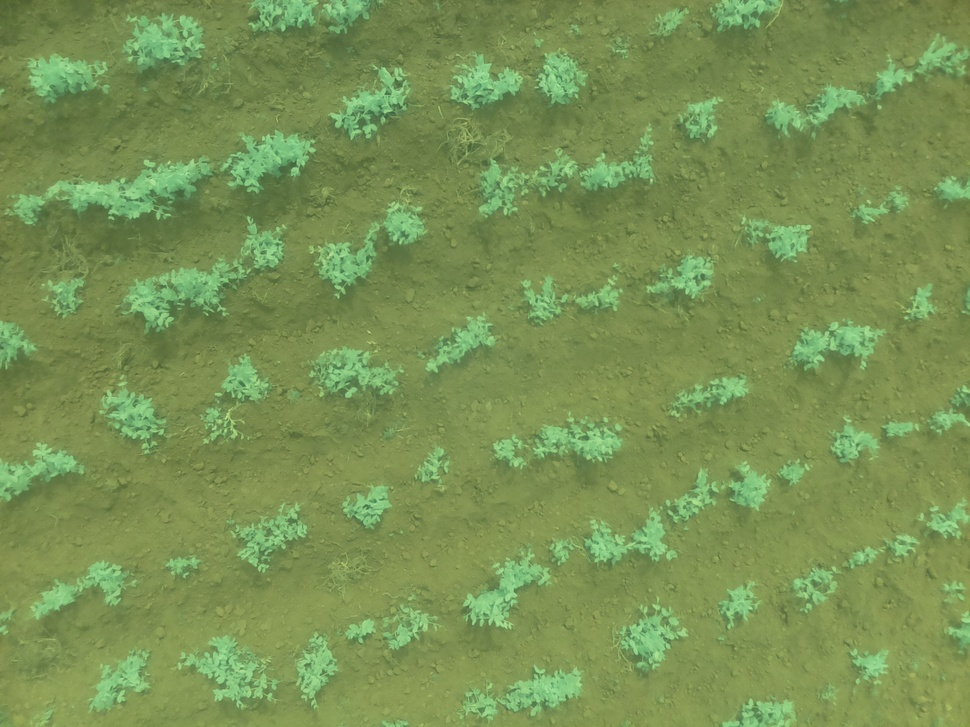
#> input picture probes/sanfernando.jpg, 970 x 727 px, shrunk from 2592 x 1944 before the run
$ python FuncionCounWithNDVI.py   (Python 2 division)
#> lines starting #> are read from the running program, lines starting #| are printed output that depends on the picture
import time
import numpy as np
from matplotlib import pyplot as plt
import cv2
import funciones


# [139 lines left out: function count, not called in this run]


imgOriginal = cv2.imread('probes/sanfernando.jpg')            # read next frame
#> imgOriginal is the input picture: shape (727, 970, 3); mean B, G, R 84.2, 146.5, 121.3
b, g, r = cv2.split(imgOriginal)
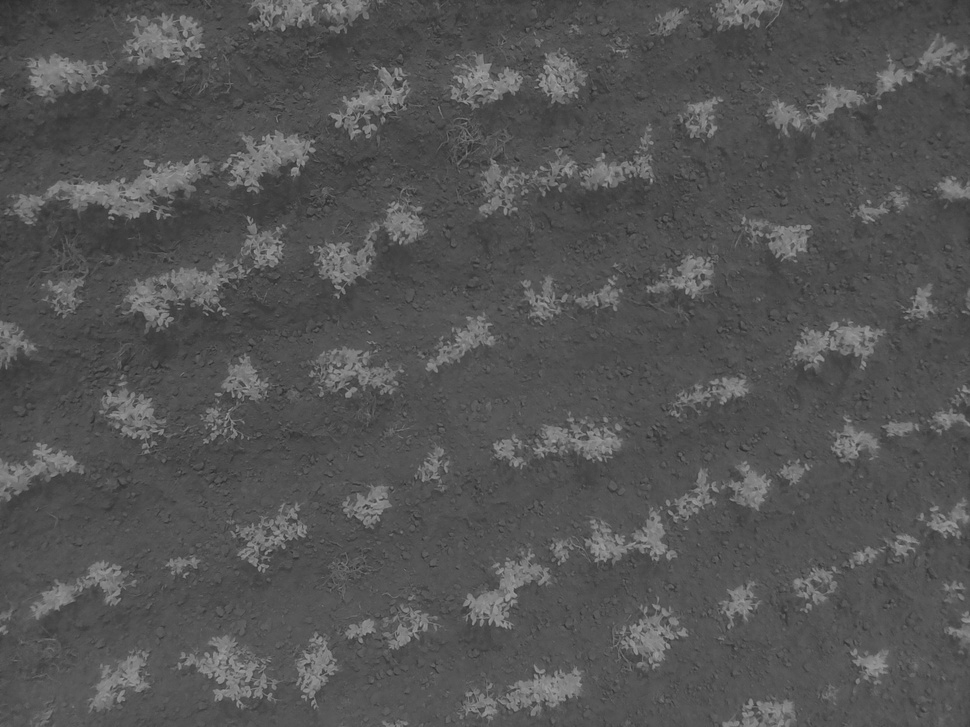
#> b: shape (727, 970); min 40, max 164, mean 84.2
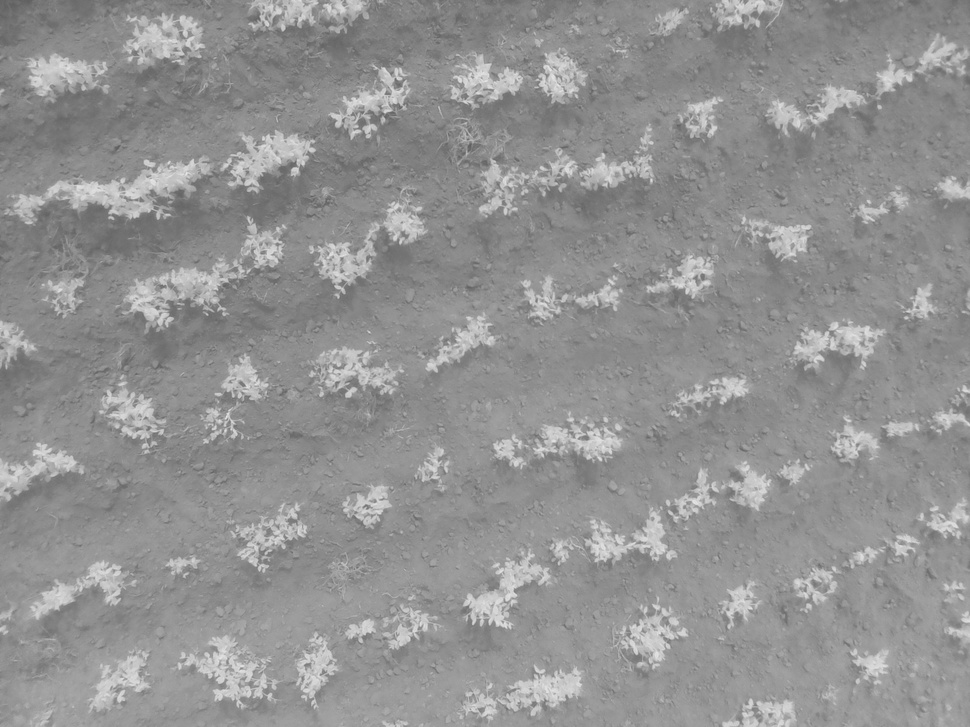
#> g: shape (727, 970); min 93, max 233, mean 146.5
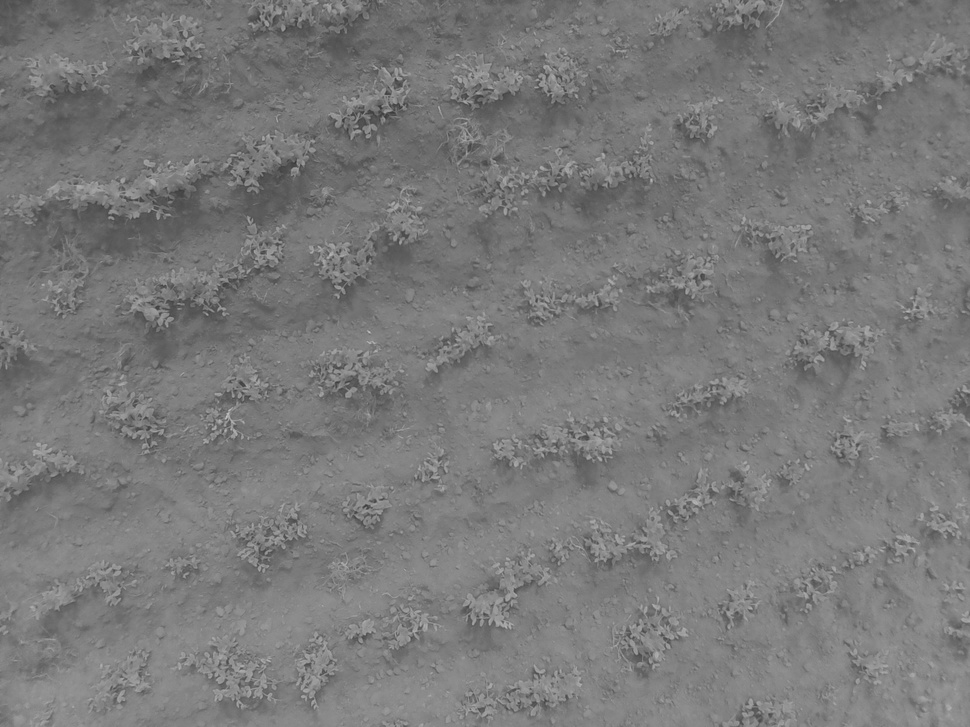
#> r: shape (727, 970); min 52, max 195, mean 121.3

cv2.imshow('GoldenGate',imgOriginal)

color = ('b','g','r')
for channel,col in enumerate(color):
	histr = cv2.calcHist([imgOriginal],[channel],None,[256],[0,256])
	plt.plot(histr,color = col)
	plt.xlim([0,256])
plt.title('Histograma')
#> (the run stopped early here; a loop or call above may not have finished)

$ run again, with probes/1100002.jpg copied over probes/sanfernando.jpg
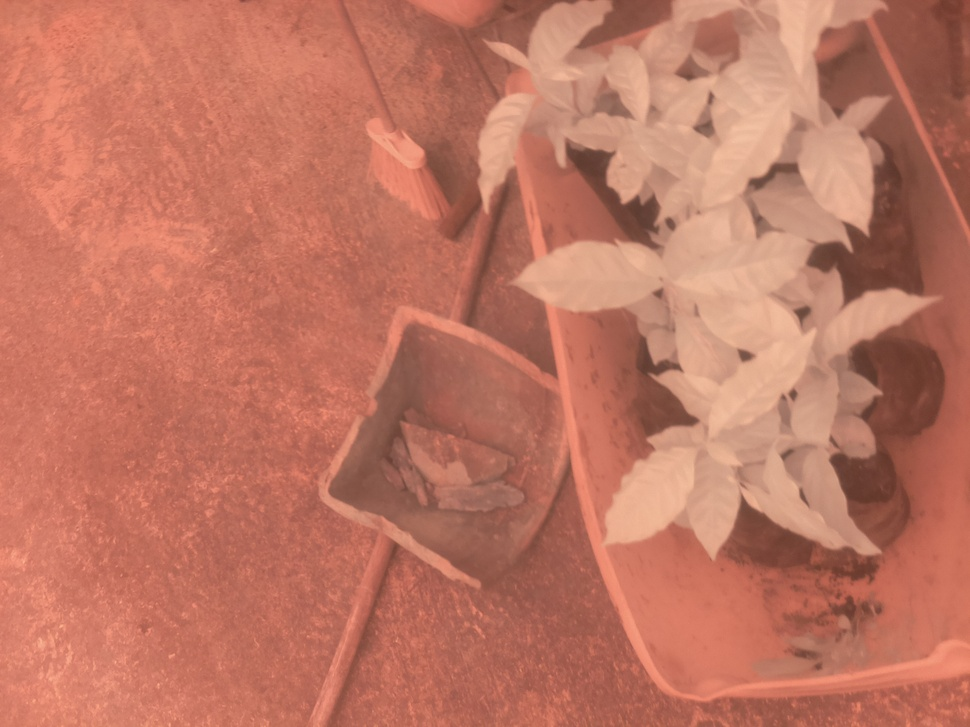
#> input picture probes/1100002.jpg, 970 x 727 px, shrunk from 2592 x 1944 before the run
#> imgOriginal is the input picture: shape (727, 970, 3); mean B, G, R 98.3, 117.8, 191.1
#> `b, g, r = cv2.split(imgOriginal)`:
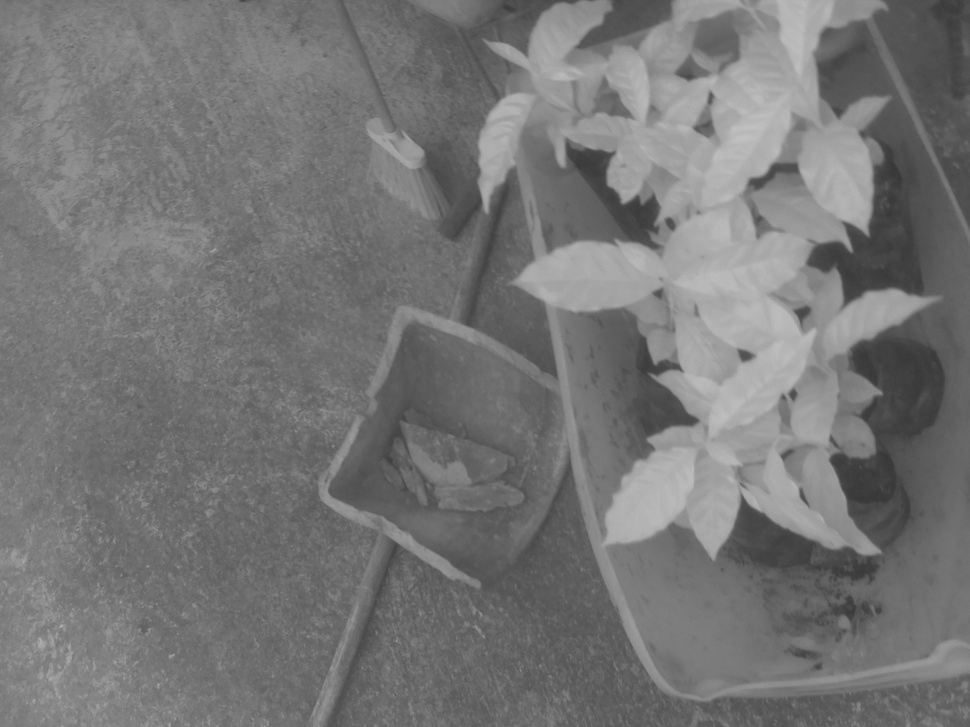
#> g: shape (727, 970); min 55, max 194, mean 117.8
#> `b, g, r = cv2.split(imgOriginal)`:
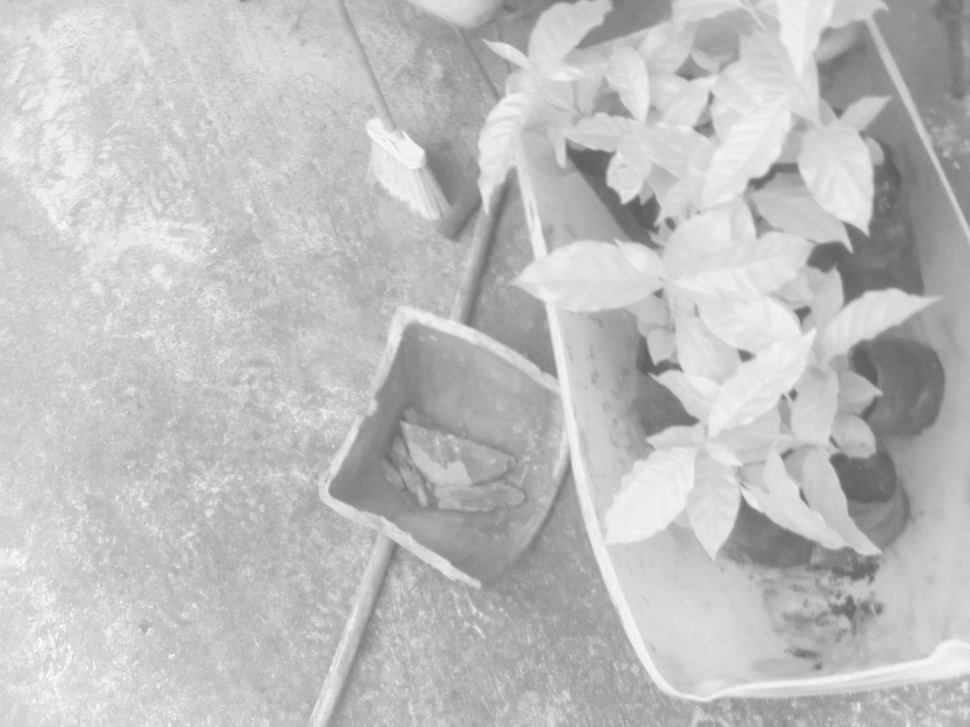
#> r: shape (727, 970); min 93, max 255, mean 191.1

$ run again, with probes/1100016.jpg copied over probes/sanfernando.jpg
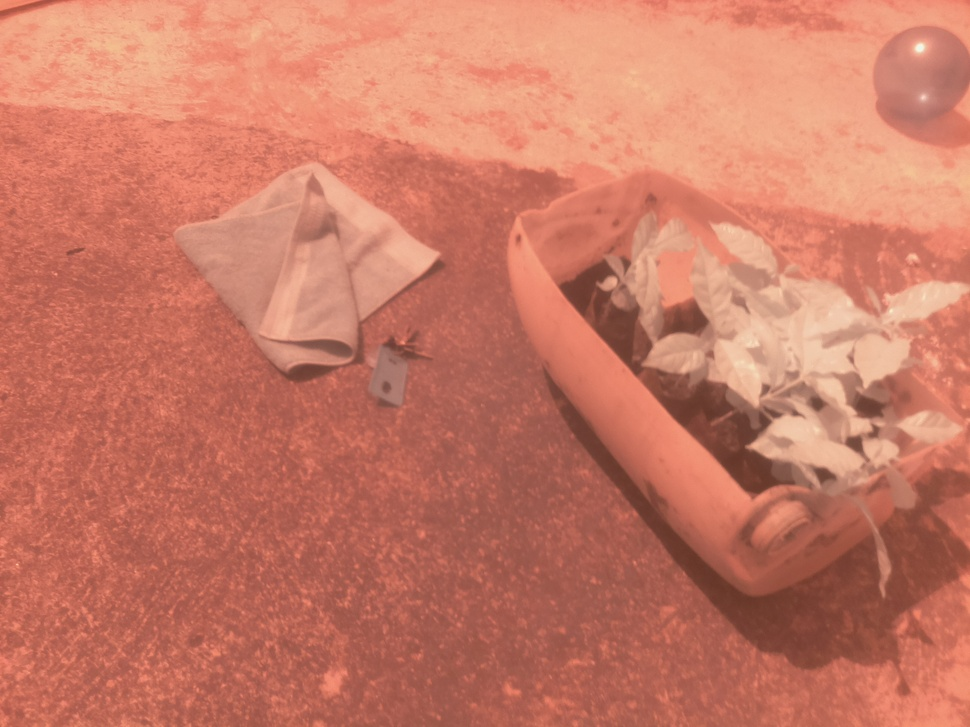
#> input picture probes/1100016.jpg, 970 x 727 px, shrunk from 2592 x 1944 before the run
#> imgOriginal is the input picture: shape (727, 970, 3); mean B, G, R 101.1, 121.3, 201
#> `b, g, r = cv2.split(imgOriginal)`:
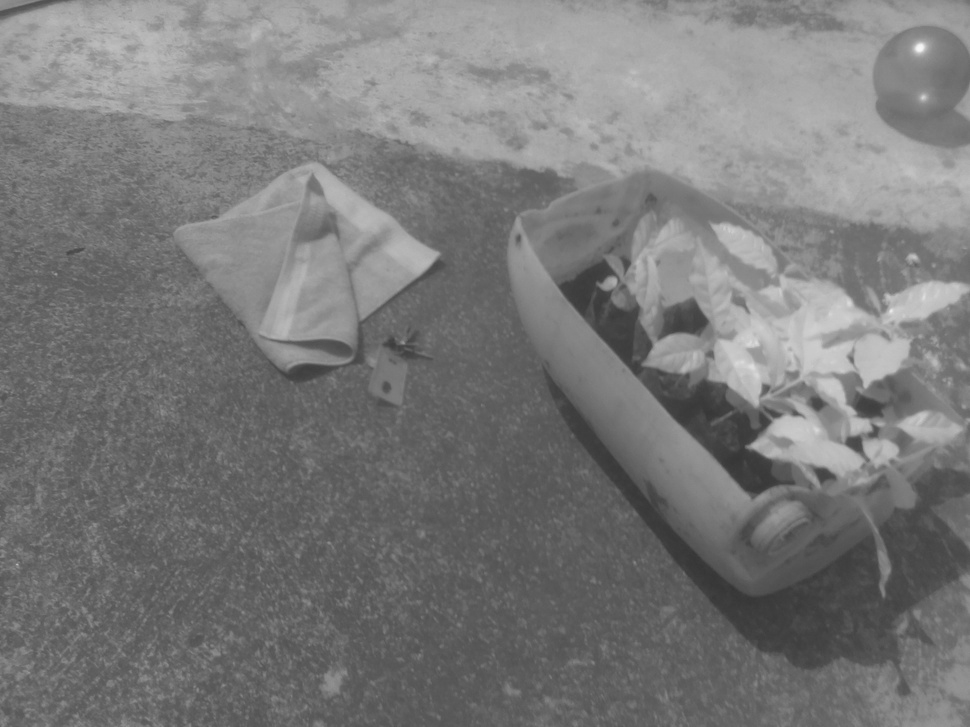
#> g: shape (727, 970); min 53, max 247, mean 121.3
#> `b, g, r = cv2.split(imgOriginal)`:
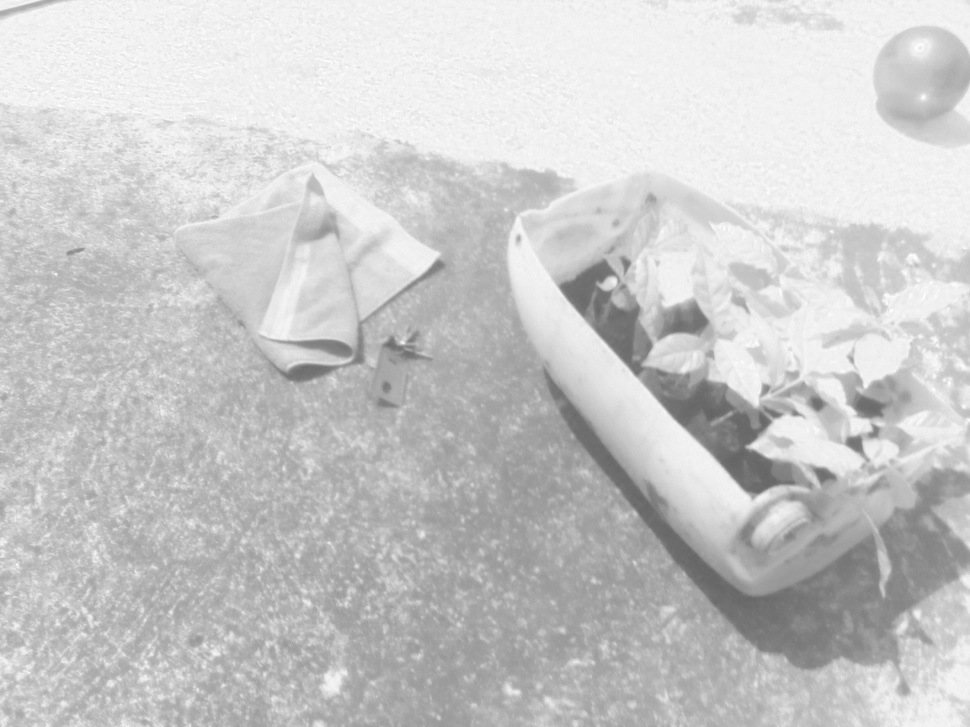
#> r: shape (727, 970); min 99, max 255, mean 201

$ run again, with probes/1100047.jpg copied over probes/sanfernando.jpg
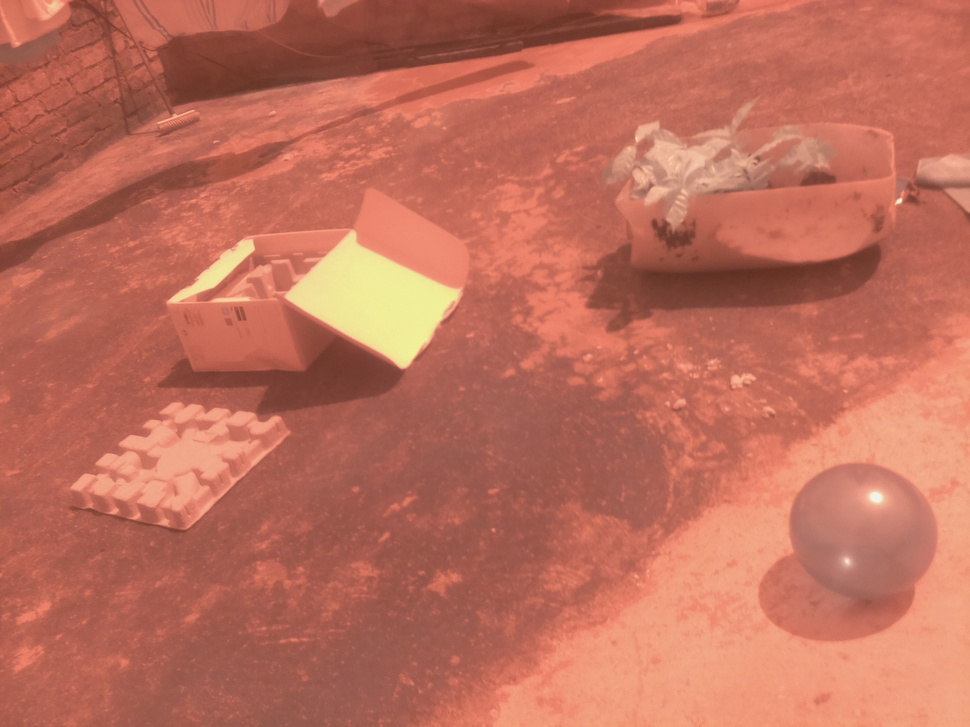
#> input picture probes/1100047.jpg, 970 x 727 px, shrunk from 2592 x 1944 before the run
#> imgOriginal is the input picture: shape (727, 970, 3); mean B, G, R 91.5, 110.5, 190.9
#> `b, g, r = cv2.split(imgOriginal)`:
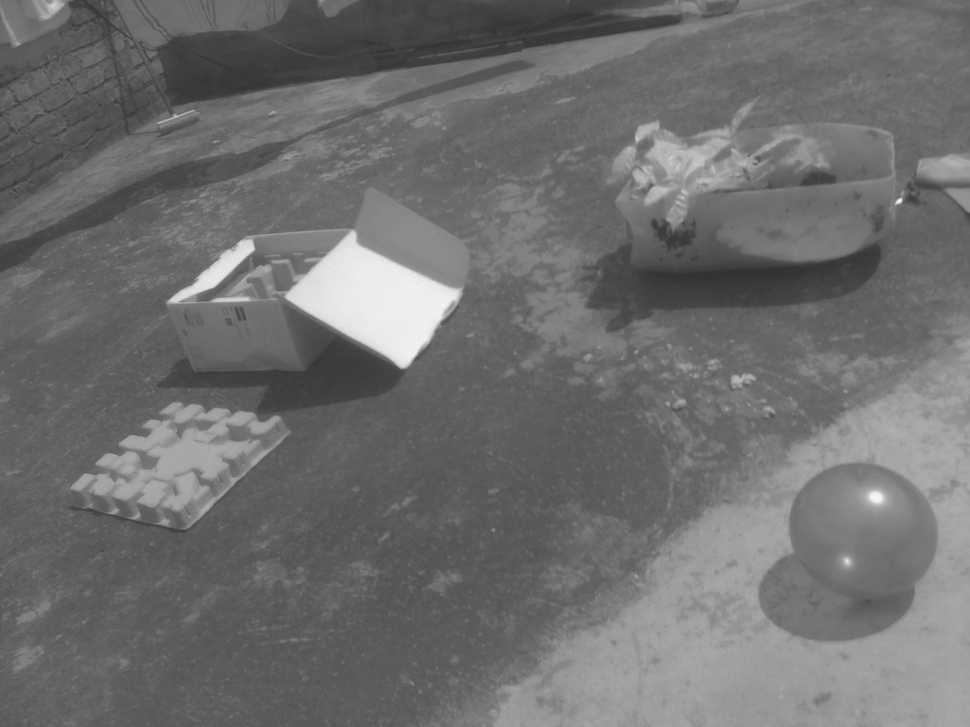
#> g: shape (727, 970); min 46, max 245, mean 110.5
#> `b, g, r = cv2.split(imgOriginal)`:
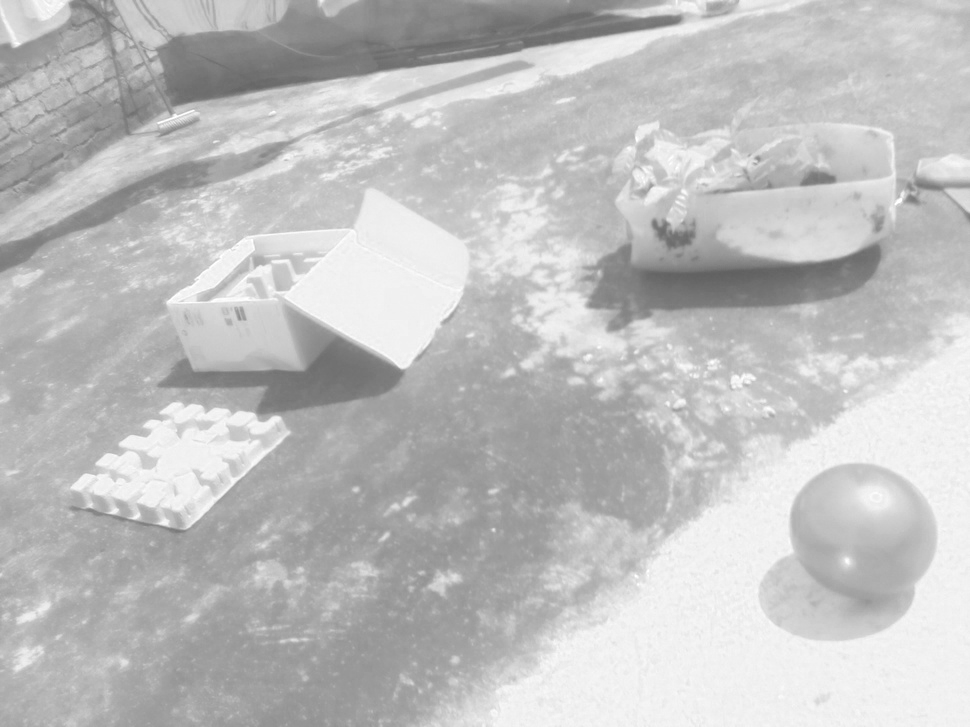
#> r: shape (727, 970); min 96, max 255, mean 190.9
